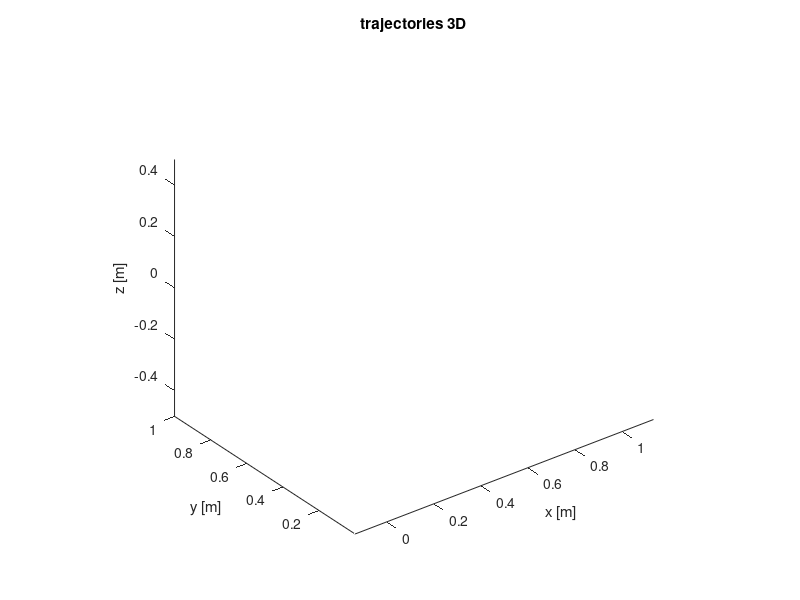

MATLAB code to generate this figure: (Note: this script raises an error after producing the figure.)
% %% Plot results
% figure(7)
% clf
% 
% ax1 = subplot(2,1,1);
% title('trajectory of COM 3d')
% xlabel('x [m]') % x-axis label
% ylabel('y [m]') % y-axis label
% zlabel('z [m]') % z-axis label
% view(3)
% hold on
% plot3(xc,yc,zc,'-*k')
% hold off
% legend('COM','Location','southeast')
% 
% ax2 = subplot(2,1,2);
% title('trajectories 3d')
% xlabel('x [m]') % x-axis label
% ylabel('y [m]') % y-axis label
% zlabel('z [m]') % z-axis label
% view(3)
% hold on
% plot3(xz,yz,zz,'-*g')
% 
% plot3(xz_up,yz_up,zz_up,'-*r')
% plot3(xz_down,yz_down,zz_down,'-*m')
% 
% plot3(xcapture,ycapture,zcapture,'-*b')
% hold off
% hold on;
% pstep=[xstep ystep];
% psi=zeros(size(pstep,1)*3,1);
% firstSS=(phase_type(2)=='r');
% 
% XY=drawing_rectangle_rotate(pstep,psi,backtoankle,fronttoankle,exttoankle,inttoankle,firstSS);
% for j=1:length(pstep)
%     plot3(XY(j,1:5),XY(j,6:10),repmat(zstep(j),1,5),'-k','LineWidth',2)
% end
% 
% XY=drawing_rectangle_rotate(pstep,psi,backtoankle-sole_margin,fronttoankle-sole_margin,exttoankle-sole_margin,inttoankle-sole_margin,firstSS);
% for j=1:length(pstep)
%     plot3(XY(j,1:5),XY(j,6:10),repmat(zstep(j),1,5),':k','LineWidth',2)
% end
% 
% XY=drawing_rectangle_rotate(pstep,psi,backtoankle+4*sole_margin,fronttoankle+4*sole_margin,exttoankle+4*sole_margin,inttoankle+4*sole_margin,firstSS);
% for j=1:length(pstep)
%     fill3(XY(j,1:5),XY(j,6:10),repmat(zstep(j),1,5),[132,200,225]/255,'LineStyle','none')
% end
% hold off
% hlink = linkprop([ax1,ax2],{'CameraPosition','CameraUpVector'}); 
% rotate3d on
% 
% legend('CoP','CoP up','CoP down','Capture point','Location','southeast')

%% Plot results 3D
figure(8)
clf

title('trajectories 3D')
xlabel('x [m]') % x-axis label
ylabel('y [m]') % y-axis label
zlabel('z [m]') % z-axis label
axis equal
view(3)
hold on
plot3(xc,yc,zc-h_com*0+0.0,'-*k')
legend('COM','Location','southeast')

plot3(xz,yz,zz,'-*g')

plot3(xz_up,yz_up,zz_up,'-*r')
plot3(xz_down,yz_down,zz_down,'-*m')

plot3(xcapture,ycapture,zcapture,'-*b')

plot3(xdcm,ydcm,zdcm-h_com*0+0.0,'-*b')
hold off
hold on;
XY=drawing_rectangle_rotate(pstep,psi,backtoankle,fronttoankle,exttoankle,inttoankle,firstSS);
for j=1:length(pstep)
    plot3(XY(j,1:5),XY(j,6:10),repmat(zstep(j),1,5),'-k','LineWidth',2)
end

XY=drawing_rectangle_rotate(pstep,psi,backtoankle-sole_margin,fronttoankle-sole_margin,exttoankle-sole_margin,inttoankle-sole_margin,firstSS);
for j=1:length(pstep)
    plot3(XY(j,1:5),XY(j,6:10),repmat(zstep(j),1,5),':k','LineWidth',2)
end

XY=drawing_rectangle_rotate(pstep,psi,backtoankle+4*sole_margin,fronttoankle+4*sole_margin,exttoankle+4*sole_margin,inttoankle+4*sole_margin,firstSS);
for j=1:length(pstep)
    fill3(XY(j,1:5),XY(j,6:10),repmat(zstep(j),1,5),[132,200,225]/255,'LineStyle','none')
end
hold off
legend('COM','CoP','CoP up','CoP down','Capture point','Location','southeast')

%% Plot results top view
figure(13)
clf

title('trajectories 3D')
xlabel('x [m]') % x-axis label
ylabel('y [m]') % y-axis label
axis equal
% axis image
hold on
plot(xc(1:length(xvcom_ref)-39),yc(1:length(xvcom_ref)-39),'-*k')
legend('COM','Location','southeast')

plot(xz(1:length(xvcom_ref)-39),yz(1:length(xvcom_ref)-39),'-*g')

plot(xz_up(1:length(xvcom_ref)-39),yz_up(1:length(xvcom_ref)-39),'-*r')
plot(xz_down(1:length(xvcom_ref)-39),yz_down(1:length(xvcom_ref)-39),'-*m')

% plot(xcapture,ycapture,'-*b')

% plot(xdcm,ydcm,'-*b')
hold off

hold on;
XY=drawing_rectangle_rotate(pstep,psi,backtoankle,fronttoankle,exttoankle,inttoankle,firstSS);
for j=1:length(pstep)
    plot(XY(j,1:5),XY(j,6:10),'-k','LineWidth',2)
end

XY=drawing_rectangle_rotate(pstep,psi,backtoankle-sole_margin,fronttoankle-sole_margin,exttoankle-sole_margin,inttoankle-sole_margin,firstSS);
for j=1:length(pstep)
    plot(XY(j,1:5),XY(j,6:10),':k','LineWidth',2)
end

        
% plot(p_sommet{1}(1)+xstep(12:13),p_sommet{1}(2),'*b')
% for j=2:number_level
%     plot(p_sommet{j}(1:3:end)+xstep(12:13),p_sommet{j}(2:3:end),'-*b')
% end
% 
% for j=1:number_level-1
%     for k=1:size(edge{j},1)
%          plot(edge{j}(k,1:3:end)+xstep(12:13),edge{j}(k,2:3:end),'-r')
%     end
% end

% XY=drawing_rectangle_rotate(pstep,psi,backtoankle+4*sole_margin,fronttoankle+4*sole_margin,exttoankle+4*sole_margin,inttoankle+4*sole_margin,firstSS);
% for j=1:length(pstep)
%     fill3(XY(j,1:5),XY(j,6:10),[132,200,225]/255,'LineStyle','none')
% end

% plot(pstep(:,1),pstep(:,2),'o');
% plot(pstep(:,1)+xtranslate_step,pstep(:,2),'*');
hold off
legend('COM','CoP','CoP up','CoP down','Location','southeast')

%% Plot results Zeta
figure(10)
clf
title('zeta')
xlabel('t [s]') % x-axis label
ylabel('zeta [s^2]') % y-axis label
hold on
plot([0:size(zeta_up_ref,1)-1]*T,zeta_up_ref)
plot([0:size(zeta_up_ref,1)-1]*T,zeta_down_ref)
plot([0:size(zeta,1)-1]*T,zeta)
hold off
legend('Zeta up','Zeta down','Zeta','Location','southeast')

%% Plot results COM frontal
figure(11)
clf
title('COM frontal')
xlabel('y [m]') % x-axis label
ylabel('z [m]') % y-axis label
axis equal
% axis image
hold on
plot(yc(1:vcom_change),zc(1:vcom_change),'*b')
h1=plot(yc_discret(1:vcom_change*20),zc_discret(1:vcom_change*20),'b');

plot(yc(vcom_change+1:(length(xvcom_ref)-39)),zc(vcom_change+1:(length(xvcom_ref)-39)),'*r')
h2=plot(yc_discret(vcom_change*20+1:(length(xvcom_ref)-39)*20),zc_discret(vcom_change*20+1:(length(xvcom_ref)-39)*20),'r');

hold off
legend([h1,h2],{['COM wth spd ' num2str(vcom_1) 'm.s-1'],['COM with spd ' num2str(vcom_2) 'm.s-1']},'Location','southeast')

%% Plot results COM sagittal
switch kinematic_limit
    case ''
        xstep_sampling=Px_step_ref(1:end-15,:)*xstep;
        ystep_sampling=Px_step_ref(1:end-15,:)*ystep;
        zstep_sampling=zzmp_ref(1:end-15);

        xdiff_c_step=xc-xstep_sampling;
        ydiff_c_step=yc-ystep_sampling;


        a=tan(angle_successive(1:end-1)');
        b=[polyhedron_lim(1:end-1)./cos(angle_successive(1:end-1))]';

        z=[xdiff_c_step*a+repmat(b,size(xdiff_c_step,1),1) ydiff_c_step*a+repmat(b,size(ydiff_c_step,1),1)]+zstep_sampling;

        xstep_sampling=[Px_step_ref(1:2,:);Px_step_ref(1:end-17,:)]*xstep;
        ystep_sampling=[Px_step_ref(1:2,:);Px_step_ref(1:end-17,:)]*ystep;
        zstep_sampling=[zzmp_ref(1:2);zzmp_ref(1:end-17)];

        xdiff_c_step=xc-xstep_sampling;
        ydiff_c_step=yc-ystep_sampling;


        a=tan(angle_successive(1:end-1)');
        b=[polyhedron_lim(1:end-1)./cos(angle_successive(1:end-1))]';

        z=[z [xdiff_c_step*a+repmat(b,size(xdiff_c_step,1),1) ydiff_c_step*a+repmat(b,size(ydiff_c_step,1),1)]+zstep_sampling];

        zmax=min(z,[],2);

        figure(12)
        clf
        title('COM sagittal')
        xlabel('x [m]') % x-axis label
        ylabel('z [m]') % y-axis label
        axis equal
%         axis image
        hold on
        plot(xc(1:vcom_change),zc(1:vcom_change),'*b')
        h1=plot(xc_discret(1:vcom_change*20),zc_discret(1:vcom_change*20),'b');

        plot(xc(vcom_change+1:end),zc(vcom_change+1:end),'*r')
        h2=plot(xc_discret(vcom_change*20+1:end),zc_discret(vcom_change*20+1:end),'r');


        h3=plot(xc(1:120),zmax(1:120),'*-');
        h4=[];
        for i=1:size(xstep,1)-2
            h4=plot([-0.52:0.01:0.52]+xstep(i),[min([-0.52:0.01:0.52]'*a+repmat(b,size([-0.52:0.01:0.52],1),1),[],2) repmat(-polyhedron_lim(end),size([-0.52:0.01:0.52]',1))],'k');
        end

        hold off
        if isempty(h4)
            legend([h1,h2,h3],{['COM wth spd ' num2str(vcom_1) 'm.s-1'],['COM with spd ' num2str(vcom_2) 'm.s-1'],'limit max COM height'},'Location','southeast')
        else
            legend([h1,h2,h3,h4(1)],{['COM wth spd ' num2str(vcom_1) 'm.s-1'],['COM with spd ' num2str(vcom_2) 'm.s-1'],'limit max COM height','kinematic limits polyhedron'},'Location','southeast')
        end
    case 'hexagon'
        xstep_sampling=Px_step_ref(1:end-15,:)*xstep;
        ystep_sampling=Px_step_ref(1:end-15,:)*ystep;
        zstep_sampling=zzmp_ref(1:end-15);

        xdiff_c_step=xc-xstep_sampling;
        ydiff_c_step=yc-ystep_sampling;


        % a=tan(angle_successive(1:end-1)');
        % b=[polyhedron_lim(1:end-1)./cos(angle_successive(1:end-1))]';

        % z=[xdiff_c_step*a+repmat(b,size(xdiff_c_step,1),1) ydiff_c_step*a+repmat(b,size(ydiff_c_step,1),1)]+zstep_sampling;

        z=[];
        for i=1:size(plan_hexagon,2)
            for j=1:size(plan_hexagon{i},1)
                z=[z -(plan_hexagon{i}(j,1)*xdiff_c_step+plan_hexagon{i}(j,2)*ydiff_c_step+plan_hexagon{i}(j,4))/plan_hexagon{i}(j,3)];
            end
        end

        xstep_sampling=[Px_step_ref(1:2,:);Px_step_ref(1:end-17,:)]*xstep;
        ystep_sampling=[Px_step_ref(1:2,:);Px_step_ref(1:end-17,:)]*ystep;
        zstep_sampling=[zzmp_ref(1:2);zzmp_ref(1:end-17)];

        xdiff_c_step=xc-xstep_sampling;
        ydiff_c_step=yc-ystep_sampling;


        % a=tan(angle_successive(1:end-1)');
        % b=[polyhedron_lim(1:end-1)./cos(angle_successive(1:end-1))]';
        % 
        % z=[z [xdiff_c_step*a+repmat(b,size(xdiff_c_step,1),1) ydiff_c_step*a+repmat(b,size(ydiff_c_step,1),1)]+zstep_sampling];

        for i=1:size(plan_hexagon,2)
            for j=1:size(plan_hexagon{i},1)
                z=[z -(plan_hexagon{i}(j,1)*xdiff_c_step+plan_hexagon{i}(j,2)*ydiff_c_step+plan_hexagon{i}(j,4))/plan_hexagon{i}(j,3)];
            end
        end

        z=z+zstep_sampling;

        [zmax,indices]=min(z,[],2);

        figure(12)
        clf
        title('COM sagittal')
        xlabel('x [m]') % x-axis label
        ylabel('z [m]') % y-axis label
        axis equal
%         axis image
        hold on
        plot(xc(1:vcom_change),zc(1:vcom_change),'*b')
        h1=plot(xc_discret(1:vcom_change*20),zc_discret(1:vcom_change*20),'b');

        plot(xc(vcom_change+1:end),zc(vcom_change+1:end),'*r')
        h2=plot(xc_discret(vcom_change*20+1:end),zc_discret(vcom_change*20+1:end),'r');


        h3=plot(xc(1:120),zmax(1:120),'*-');
        h4=[];
        % for i=1:size(xstep,1)-2
        %     h4=plot([-0.52:0.01:0.52]+xstep(i),[min([-0.52:0.01:0.52]'*a+repmat(b,size([-0.52:0.01:0.52],1),1),[],2) repmat(-polyhedron_lim(end),size([-0.52:0.01:0.52]',1))],'k');
        % end
        h5=plot(pstep(:,1),h_com,'o');

        hold off
        if isempty(h4)
            legend([h1,h2,h3],{['COM wth spd ' num2str(vcom_1) 'm.s-1'],['COM with spd ' num2str(vcom_2) 'm.s-1'],'limit max COM height'},'Location','southeast')
        else
            legend([h1,h2,h3,h4(1)],{['COM wth spd ' num2str(vcom_1) 'm.s-1'],['COM with spd ' num2str(vcom_2) 'm.s-1'],'limit max COM height','kinematic limits polyhedron'},'Location','southeast')
        end
        
    case 'hexagonTranslation'
%         translation_y=ystep_l_0*1;
        
        xstep_sampling=Px_step_ref(1:end-15,:)*xstep;
        ystep_sampling=Px_step_ref(1:end-15,:)*ystep;
        zstep_sampling=zzmp_ref(1:end-15);
%         xstep_sampling=Px_step_ref(2:end-14,:)*xstep;
%         ystep_sampling=Px_step_ref(2:end-14,:)*ystep;
%         zstep_sampling=zzmp_ref(2:end-14);

        xdiff_c_step=xc-(xstep_sampling+translation_x);
        ydiff_c_step=yc-(ystep_sampling-(sign(ystep_sampling))*translation_y);


        % a=tan(angle_successive(1:end-1)');
        % b=[polyhedron_lim(1:end-1)./cos(angle_successive(1:end-1))]';

        % z=[xdiff_c_step*a+repmat(b,size(xdiff_c_step,1),1) ydiff_c_step*a+repmat(b,size(ydiff_c_step,1),1)]+zstep_sampling;

        z=[];
        for i=1:size(plan_hexagon,2)
            for j=1:size(plan_hexagon{i},1)
                z=[z -(plan_hexagon{i}(j,1)*xdiff_c_step+plan_hexagon{i}(j,2)*ydiff_c_step+plan_hexagon{i}(j,4))/plan_hexagon{i}(j,3)];
            end
        end

        xstep_sampling=[Px_step_ref(1:2,:);Px_step_ref(1:end-17,:)]*xstep;
        ystep_sampling=[Px_step_ref(1:2,:);Px_step_ref(1:end-17,:)]*ystep;
        zstep_sampling=[zzmp_ref(1:2);zzmp_ref(1:end-17)];

        xdiff_c_step=xc-(xstep_sampling+translation_x);
        ydiff_c_step=yc-(ystep_sampling-(sign(ystep_sampling))*translation_y);


        % a=tan(angle_successive(1:end-1)');
        % b=[polyhedron_lim(1:end-1)./cos(angle_successive(1:end-1))]';
        % 
        % z=[z [xdiff_c_step*a+repmat(b,size(xdiff_c_step,1),1) ydiff_c_step*a+repmat(b,size(ydiff_c_step,1),1)]+zstep_sampling];

        for i=1:size(plan_hexagon,2)
            for j=1:size(plan_hexagon{i},1)
                z=[z -(plan_hexagon{i}(j,1)*xdiff_c_step+plan_hexagon{i}(j,2)*ydiff_c_step+plan_hexagon{i}(j,4))/plan_hexagon{i}(j,3)];
            end
        end

        z=z+zstep_sampling;

        [zmax,indices]=min(z,[],2);

        figure(12)
        clf
        title('COM sagittal')
        xlabel('x [m]') % x-axis label
        ylabel('z [m]') % y-axis label
        axis equal
%         axis square
        hold on
        plot(xc(1:vcom_change),zc(1:vcom_change),'*b')
        h1=plot(xc_discret(1:vcom_change*20),zc_discret(1:vcom_change*20),'b');

        plot(xc(vcom_change+1:length(xvcom_ref)-39),zc(vcom_change+1:length(xvcom_ref)-39),'*r')
        h2=plot(xc_discret(vcom_change*20+1:(length(xvcom_ref)-39)*20),zc_discret(vcom_change*20+1:(length(xvcom_ref)-39)*20),'r');


        h3=plot(xc(1:length(xvcom_ref)-39),zmax(1:length(xvcom_ref)-39),'*-');
        h4=[];
        % for i=1:size(xstep,1)-2
        %     h4=plot([-0.52:0.01:0.52]+xstep(i),[min([-0.52:0.01:0.52]'*a+repmat(b,size([-0.52:0.01:0.52],1),1),[],2) repmat(-polyhedron_lim(end),size([-0.52:0.01:0.52]',1))],'k');
        % end
        h5=plot(pstep(:,1),h_com,'o');

        hold off
        if isempty(h4)
            legend([h1,h2,h3],{['COM wth spd ' num2str(vcom_1) 'm.s-1'],['COM with spd ' num2str(vcom_2) 'm.s-1'],'limit max COM height'},'Location','southeast')
        else
            legend([h1,h2,h3,h4(1)],{['COM wth spd ' num2str(vcom_1) 'm.s-1'],['COM with spd ' num2str(vcom_2) 'm.s-1'],'limit max COM height','kinematic limits polyhedron'},'Location','southeast')
        end
end


%%
%% Plot results Zeta
figure(14)
clf
title('COM velocity along x-axis')
xlabel('t [s]') % x-axis label
ylabel('x com velocity [m.s^-1]') % y-axis label
hold on
plot([0:size(xdc,1)-1]*T,xdc)
plot([0:size(xvcom_ref,1)-1]*T,xvcom_ref)

hold off
legend('COM vel','COM vel ref','Location','southeast')
